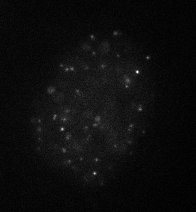
#> input picture image_annotation/data/raw_tif/test_21.tif, 196 x 212 px; its folder holds 4 pictures in this run
$ python zero_pad_tif_and_csv_pil_v2.py
#> lines starting #> are read from the running program, lines starting #| are printed output that depends on the picture
from pathlib import Path
import csv
import numpy as np
from PIL import Image

TARGET = 512
RAW_TIF_DIR = Path('image_annotation/data/raw_tif')
RAW_CSV_DIR = Path('image_annotation/data/raw_csv_pixel_replaced')
OUT_TIF_DIR = Path('image_annotation/data/padded_tif_512')
OUT_CSV_DIR = Path('image_annotation/data/padded_csv_512')
SUMMARY_CSV = Path('image_annotation/data/pad_summary.csv')

OUT_TIF_DIR.mkdir(parents=True, exist_ok=True)
OUT_CSV_DIR.mkdir(parents=True, exist_ok=True)
SUMMARY_CSV.parent.mkdir(parents=True, exist_ok=True)


def find_csv(tif_path: Path):
    candidates = [
        RAW_CSV_DIR / f'{tif_path.stem}.csv',
        RAW_CSV_DIR / f'{tif_path.stem}_allspots.csv',
    ]
    for p in candidates:
        if p.exists():
            return p
    return None


def open_tif_as_array(tif_path: Path):
    with Image.open(tif_path) as im:
#> im is the input picture: PIL image 196x212 I;16B; min 94, max 4898, mean 344
        return np.array(im)


def save_array_as_tif(arr: np.ndarray, out_path: Path):
    Image.fromarray(arr).save(out_path)


def pad_image_to_512(img: np.ndarray):
    if img.ndim != 2:
        raise ValueError(f'Only 2D grayscale tif is supported: {img.shape}')
    h, w = img.shape
#> h = 212; w = 196
    if h > TARGET or w > TARGET:
        return None
    pad_top = (TARGET - h) // 2
#> pad_top = 150
    pad_bottom = TARGET - h - pad_top
#> pad_bottom = 150
    pad_left = (TARGET - w) // 2
#> pad_left = 158
    pad_right = TARGET - w - pad_left
#> pad_right = 158
    out = np.pad(
        img,
        ((pad_top, pad_bottom), (pad_left, pad_right)),
        mode='constant',
        constant_values=0,
    )
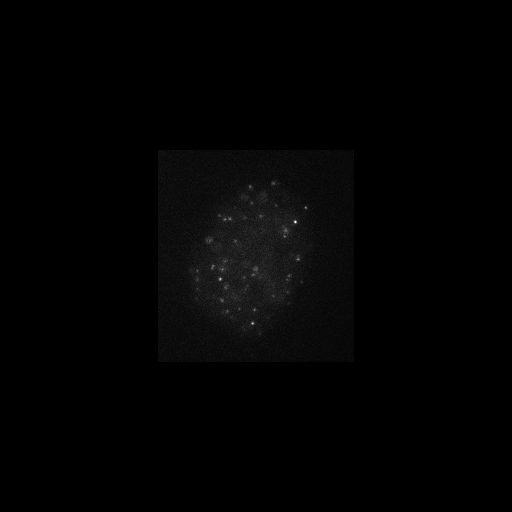
#> out: shape (512, 512) >u2; min 0, max 4898, mean 54.5; drawn with min black and max white
    return out, pad_left, pad_top


def norm_cell(x: str) -> str:
    return x.replace('\ufeff', '').strip().upper()


# [42 lines left out: functions detect_header_and_data_start, pad_csv, not called in this run]


records = []
for tif_path in sorted(list(RAW_TIF_DIR.glob('*.tif')) + list(RAW_TIF_DIR.glob('*.tiff'))):
    img = open_tif_as_array(tif_path)
    result = pad_image_to_512(img)
    if result is None:
        continue

    padded_img, dx, dy = result
#> dx = 158; dy = 150
    raw_h, raw_w = img.shape
#> raw_h = 212; raw_w = 196
    new_h, new_w = padded_img.shape
#> new_h = 512; new_w = 512

    out_tif_name = tif_path.stem + '_pad512.tif'
    out_tif_path = OUT_TIF_DIR / out_tif_name
    save_array_as_tif(padded_img, out_tif_path)

    csv_path = find_csv(tif_path)
    out_csv_name = ''
    if csv_path is not None:
        out_csv_name = csv_path.stem + '_pad512.csv'
        pad_csv(csv_path, OUT_CSV_DIR / out_csv_name, dx, dy)

    records.append({
        'raw_tif_name': tif_path.name,
        'padded_tif_name': out_tif_name,
        'raw_tif_size_px': f'{raw_w}x{raw_h}',
        'padded_tif_size_px': f'{new_w}x{new_h}',
        'raw_csv_name': csv_path.name if csv_path else '',
        'padded_csv_name': out_csv_name,
    })

with open(SUMMARY_CSV, 'w', encoding='utf-8-sig', newline='') as f:
    writer = csv.DictWriter(
        f,
        fieldnames=[
            'raw_tif_name',
            'padded_tif_name',
            'raw_tif_size_px',
            'padded_tif_size_px',
            'raw_csv_name',
            'padded_csv_name',
        ],
    )
    writer.writeheader()
    writer.writerows(records)

print(f'Processed {len(records)} image(s).')
print(f'Padded tif dir: {OUT_TIF_DIR}')
print(f'Padded csv dir: {OUT_CSV_DIR}')
print(f'Summary csv: {SUMMARY_CSV}')
